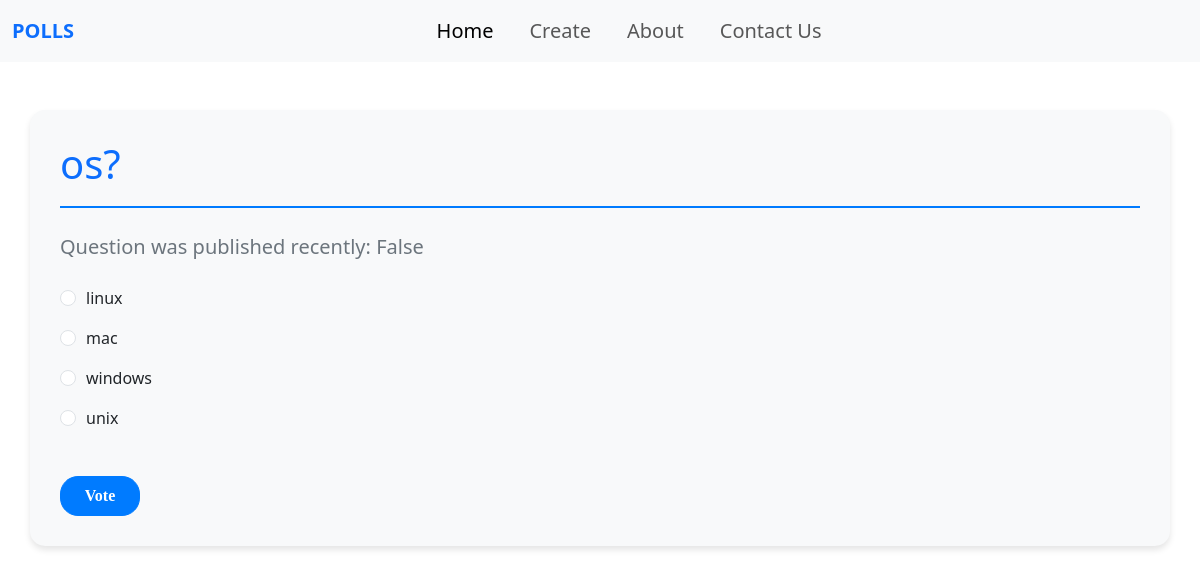
/1/, run on the app's committed database.
### polls/models.py (models this page shows, shortened)
class question(models.Model):
    question_text = models.CharField(max_length=300)
    publication_date = models.DateField("data published")
    @admin.display(
        boolean=True,
        ordering="publication_date",
        description="Published recently?",
    )
    def was_published_recently(self) -> bool:
        time_now = timezone.now().date()  # Convert to datetime.date object
        return time_now - timedelta(days=1) <= self.publication_date <= time_now

class choice(models.Model):
    question = models.ForeignKey(question, on_delete=models.CASCADE)
    text_choice = models.CharField(max_length=200)
    votes = models.IntegerField(default=0)
    voters = models.ManyToManyField(User, blank=True)  # Track users who voted for this choice

### polls/views.py (the view)
# urls.py: path("<int:pk>/" , views.DetailView.as_view() , name="details"),
class DetailView(generic.DetailView):
    model = question
    template_name = "polls/details.html"
    def get_queryset(self):
        return question.objects.filter(publication_date__lte=timezone.now())
    def get_context_data(self, **kwargs):
        context = super().get_context_data(**kwargs)
        question = self.get_object()
        context['was_published_recently'] = question.was_published_recently()
        return context

### polls/templates/polls/details.html (shortened to what this page needs)
<!DOCTYPE html>
<html lang="en">
<head>
    <link href="https://cdn.jsdelivr.net/npm/bootstrap@5.3.0-alpha1/dist/css/bootstrap.min.css" rel="stylesheet">
    {% load static %}
<link href="{%static 'polls/style.css'%}" rel="stylesheet">
</head>
<body>
  <nav class="navbar navbar-expand-lg bg-body-tertiary">
    <div class="container-fluid">
      <a class="navbar-brand" href="{%url 'polls:index'%}">POLLS</a>
      <div class="collapse navbar-collapse justify-content-center" id="navbarNavAltMarkup">
        <div class="navbar-nav">
          <a class="nav-link fs-5 active ml-20px" aria-current="page" href="{%url 'polls:index'%}">Home</a>
          <a class="nav-link fs-5 mr-33" href="#">Create</a>
          <a class="nav-link fs-5" href="{% url 'polls:about'%}">About</a>
          <a class="nav-link fs-5 " href="{% url 'polls:contact'%}">Contact Us</a>
        </div>
      </div>
    </div>
  </nav>
<form action="{% url 'polls:vote' question.id %}" method="post" id="pollForm">
    <div class="container mt-5" id="pollContainer">
        <fieldset>
            <legend class="mb-4"><h1 class="text-primary">{{ question.question_text }}</h1></legend>
            <p class="mb-4">Question was published recently: {{question.was_published_recently}}</p>
            {% for choice in question.choice_set.all %}
                <div class="form-check mb-3">
                    <input class="form-check-input" type="radio" name="choice" id="choice{{ forloop.counter }}" value="{{ choice.id }}">
                    <label class="form-check-label" for="choice{{ forloop.counter }}">{{ choice.text_choice }}</label>
                </div>
            {% endfor %}
        </fieldset>
        <button type="submit" class="btn btn-primary btn-lg mt-8" id="voteButton">Vote</button>
    </div>
</form>
</body>

### static/polls/style.css (style rules this page uses)
* { margin: 0; padding: 0; }
:root { --navbar_height: 59px; }
body { background-color: white; }
.btn { padding: 6px 20px; background-color: red; border-radius: 18px; font-size: 1rem; color: white; margin-top: 25px; font-weight: bold; cursor: pointer; margin-top: 62px; margin-bottom: 0px; font-family: tektur; text-decoration: none; }
a.navbar-brand { color: #0d6efd; font-weight: bold; }
a.nav-link { margin-right: 20px; }

### polls/templates/polls/details.html (style rules this page uses)
#pollContainer { background-color: #f8f9fa; padding: 30px; border-radius: 15px; box-shadow: 0 4px 6px rgba(0, 0, 0, 0.1); }
#pollContainer legend { font-size: 28px; color: #007bff; border-bottom: 2px solid #007bff; padding-bottom: 10px; margin-bottom: 20px; }
#pollContainer p { font-size: 20px; color: #6c757d; margin-bottom: 20px; }
#pollContainer .form-check-input { margin-right: 10px; }
#voteButton { background-color: #007bff; border-color: #007bff; transition: background-color 0.3s ease; margin-top:30px; width:80px; height:40px; color:white; font-weight: bold; font-style:sans-serif; }

### data on the page
question: question_text "os?", was_published_recently "False"
choice: text_choice "linux"
choice: text_choice "mac"
choice: text_choice "windows"
choice: text_choice "unix"
